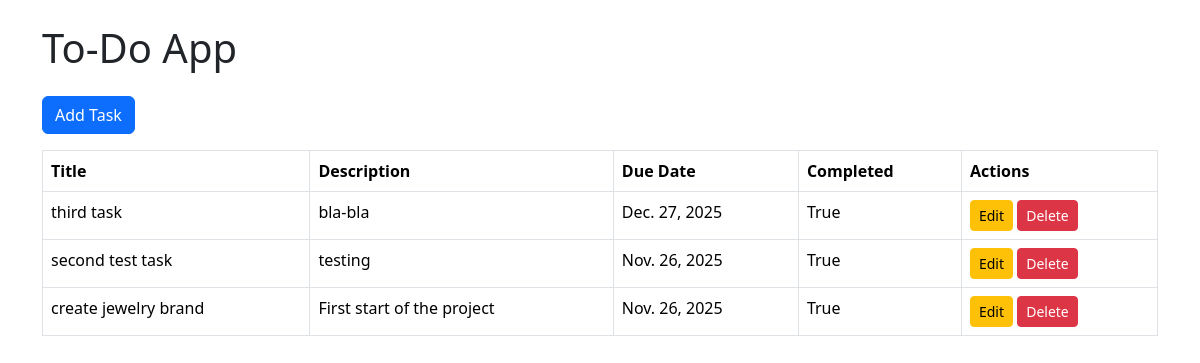
The page / on the database its author committed.
### tasks/models.py (models this page shows, shortened)
class Task(models.Model):
	title = models.CharField(max_length=255)
	description = models.TextField(blank=True)
	due_date = models.DateField(null=True, blank=True)
	completed = models.BooleanField(default=False)
	created_at = models.DateTimeField(auto_now_add=True)
	updated_at = models.DateTimeField(auto_now=True)

### tasks/views.py (the view)
# urls.py: path('', views.task_list, name='task_list'),
def task_list(request):
	tasks = Task.objects.all().order_by('-created_at')
	return render(request, 'tasks/task_list.html', {'tasks': tasks})

### templates/tasks/task_list.html (shortened to what this page needs)
{% extends 'base.html' %}
{% block content %}
<a href="{% url 'task_create' %}" class="btn btn-primary mb-3">Add Task</a>
<table class="table table-bordered">
    <thead>
        <tr>
            <th>Title</th>
            <th>Description</th>
            <th>Due Date</th>
            <th>Completed</th>
            <th>Actions</th>
        </tr>
    </thead>
    <tbody>
        {% for task in tasks %}
        <tr>
            <td>{{ task.title }}</td>
            <td>{{ task.description }}</td>
            <td>{{ task.due_date }}</td>
            <td>{{ task.completed }}</td>
            <td>
                <a href="{% url 'task_edit' task.id %}" class="btn btn-sm btn-warning">Edit</a>
                <a href="{% url 'task_delete' task.id %}" class="btn btn-sm btn-danger">Delete</a>
            </td>
        </tr>
        {% empty %}
        <tr><td colspan="5">No tasks found.</td></tr>
        {% endfor %}
    </tbody>
</table>
{% endblock %}

### templates/base.html (shortened to what this page needs)
<!DOCTYPE html>
<html lang="en">
<head>
    <link rel="stylesheet" href="https://cdn.jsdelivr.net/npm/bootstrap@5.3.2/dist/css/bootstrap.min.css">
</head>
<body>
    <div class="container mt-4">
        <h1 class="mb-4">To-Do App</h1>
        {% block content %}{% endblock %}
    </div>
</body>
</html>

### rows shown on the page
Task: title "third task", description "bla-bla", due_date "Dec. 27, 2025", completed "True"
Task: title "second test task", description "testing", due_date "Nov. 26, 2025", completed "True"
Task: title "create jewelry brand", description "First start of the project", due_date "Nov. 26, 2025", completed "True"
